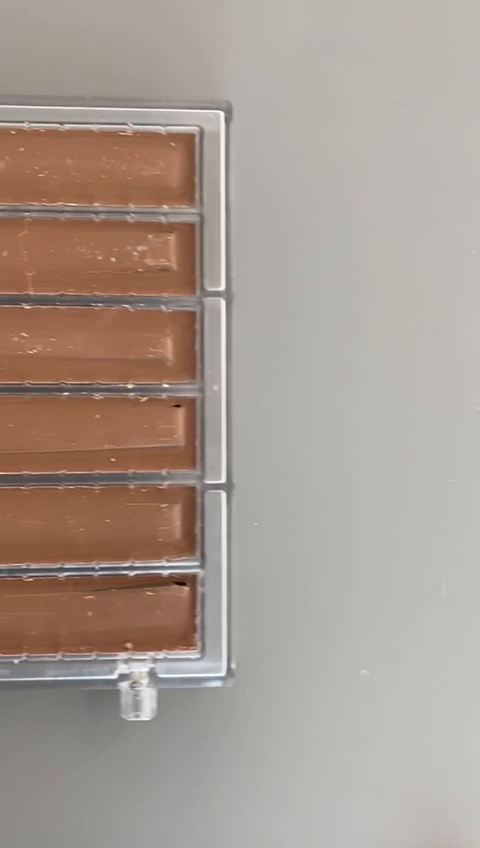
#> input picture frame 47 of color/figures/convey.mp4, 480 x 848 px
$ python camera-test.py
#> lines starting #> are read from the running program, lines starting #| are printed output that depends on the picture; after the words box and inside, x2 and y2 are one past the last pixel; in counts of white or black regions, pixels touching at a corner belong together; long printed decimals are rounded
# OpenCV_test_3.py

# this program tracks a red ball
# (no motor control is performed to move the camera, we will get to that later in the tutorial)

import os

import cv2
import numpy as np
import time


###################################################################################################
def main():
    # capWebcam = cv2.VideoCapture(0)  # declare a VideoCapture object and associate to webcam, 0 => use 1st webcam
    capWebcam = cv2.VideoCapture('figures/convey.mp4')

    # show original resolution
    print("default resolution = " + str(capWebcam.get(cv2.CAP_PROP_FRAME_WIDTH)) + "x" + str(
        capWebcam.get(cv2.CAP_PROP_FRAME_HEIGHT)))

    capWebcam.set(cv2.CAP_PROP_FRAME_WIDTH, 320.0)  # change resolution to 320x240 for faster processing
    capWebcam.set(cv2.CAP_PROP_FRAME_HEIGHT, 240.0)

    # show updated resolution
    print("updated resolution = " + str(capWebcam.get(cv2.CAP_PROP_FRAME_WIDTH)) + "x" + str(
        capWebcam.get(cv2.CAP_PROP_FRAME_HEIGHT)))

    if capWebcam.isOpened() == False:  # check if VideoCapture object was associated to webcam successfully
        print("error: capWebcam not accessed successfully\n\n")  # if not, print error message to std out
        os.system("pause")  # pause until user presses a key so user can see error message
        return  # and exit function (which exits program)
    # end if
    while cv2.waitKey(1) != 27 or capWebcam.isOpened():  # until the Esc key is pressed or webcam connection is lost
#> (key Esc is pressed here)
        blnFrameReadSuccessfully, imgOriginal = capWebcam.read()  # read next frame
#> imgOriginal is the input picture: shape (848, 480, 3); mean B, G, R 145.5, 155, 168.7

        if not blnFrameReadSuccessfully or imgOriginal is None:  # if frame was not read successfully
            print("error: frame not read from webcam\n")  # print error message to std out
            os.system("pause")  # pause until user presses a key so user can see error message
            break  # exit while loop (which exits program)
        # end if

        imgHSV = cv2.cvtColor(imgOriginal, cv2.COLOR_BGR2HSV)
#> imgHSV: shape (848, 480, 3); mean H, S, V 19.2, 39.1, 168.8

        imgThreshLow = cv2.inRange(imgHSV, np.array([0, 135, 135]), np.array([18, 255, 255]))
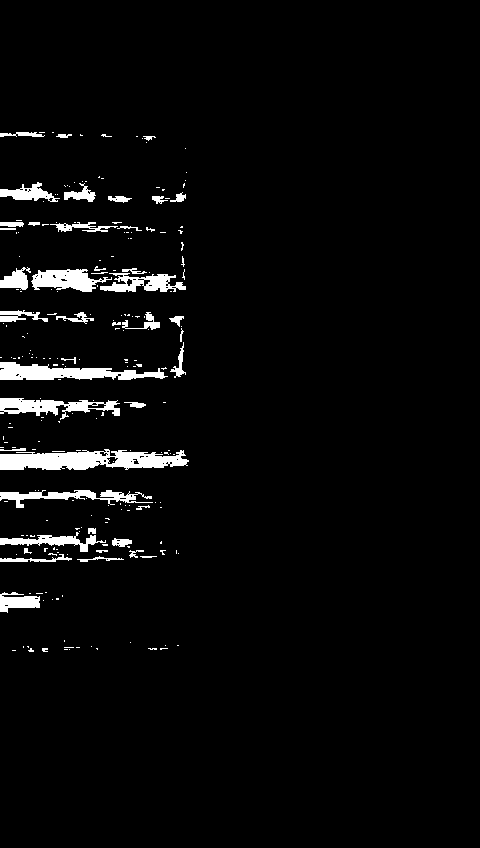
#> imgThreshLow: shape (848, 480); 3.6% white; 229 white regions (183 under 20 px), largest, box (x1, y1, x2, y2) and area: (0, 449, 189, 470) 2723, (0, 362, 168, 380) 1733, (0, 398, 120, 420) 1249
        imgThreshHigh = cv2.inRange(imgHSV, np.array([130, 135, 135]), np.array([179, 255, 255]))
#> imgThreshHigh: shape (848, 480); every value is 0
        sharpen_kernel = np.array([[-1,-1,-1],[-1,10,-1],[-1,-1,-1]])
        sharpen = cv2.filter2D(imgHSV,-1, sharpen_kernel)
#> sharpen: shape (848, 480, 3); mean H, S, V 37.6, 75.1, 250.5

        imgThresh = cv2.add(imgThreshLow, imgThreshHigh)

        imgThresh = cv2.GaussianBlur(imgThresh, (3, 3), 2)

        imgThresh = cv2.dilate(imgThresh, np.ones((5, 5), np.uint8))
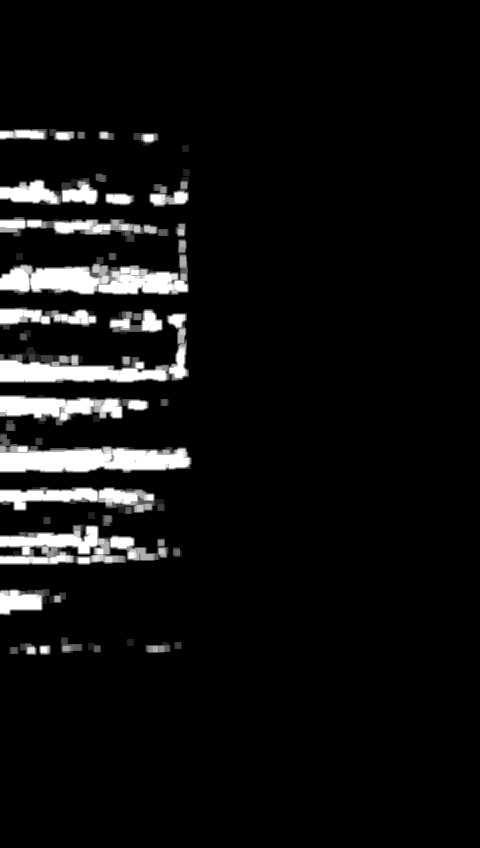
#> imgThresh: shape (848, 480); min 0, max 255, mean 16.5
        imgThresh = cv2.erode(imgThresh, np.ones((5, 5), np.uint8))
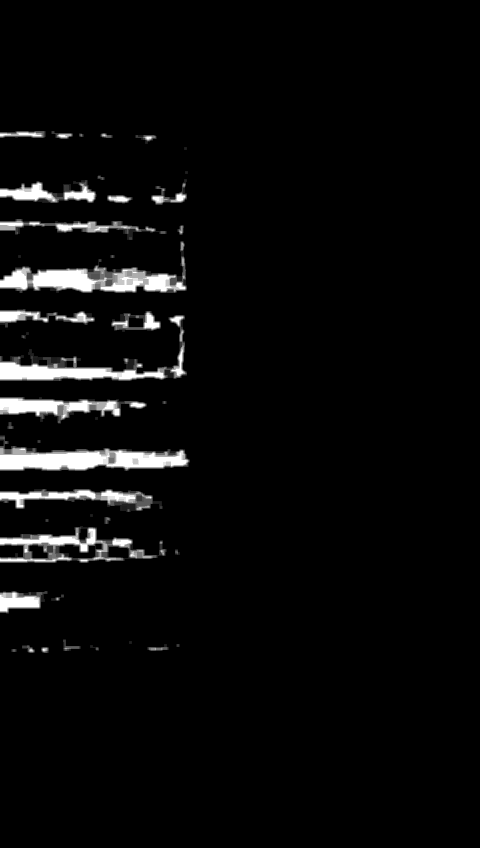
#> imgThresh: shape (848, 480); min 0, max 255, mean 10.1

        intRows, intColumns = imgThresh.shape
#> intRows = 848; intColumns = 480

        circles = cv2.HoughCircles(imgThresh, cv2.HOUGH_GRADIENT, 5,
                                   intRows / 4)  # fill variable circles with all circles in the processed image
#> circles = [[442.5, 507.5, 413], [107.5, 347.5, 73.5], [452.5, 262.5, 432], [47.5, 797.5, 262.5], [227.5, 547.5, 188.5], [27.5, 7.5, 281], [257.5, 847.5, 359], [437.5, 37.5, 422], [247.5, 132.5, 214]]

        if circles is not None:  # this line is necessary to keep program from crashing on next line if no circles were found
            for circle in circles[0]:  # for each circle
                x, y, radius = circle  # break out x, y, and radius
                print("ball position x = " + str(x) + ", y = " + str(y) + ", radius = " + str(
                    radius))  # print ball position and radius
                cv2.circle(imgOriginal, (x, y), 3, (0, 255, 0),
                           -1)  # draw small green circle at center of detected object
                cv2.circle(imgOriginal, (x, y), radius, (0, 0, 255), 3)  # draw red circle around the detected object
#> this loop made 9 passes
#| ball position x = 442.5, y = 507.5, radius = 413.0
#| ball position x = 107.5, y = 347.5, radius = 73.5
#| ball position x = 452.5, y = 262.5, radius = 432.0
#| ball position x = 47.5, y = 797.5, radius = 262.5
#| ball position x = 227.5, y = 547.5, radius = 188.5
#| ball position x = 27.5, y = 7.5, radius = 281.0
#| ball position x = 257.5, y = 847.5, radius = 359.0
#| ball position x = 437.5, y = 37.5, radius = 422.0
#> (further printed lines are left out)
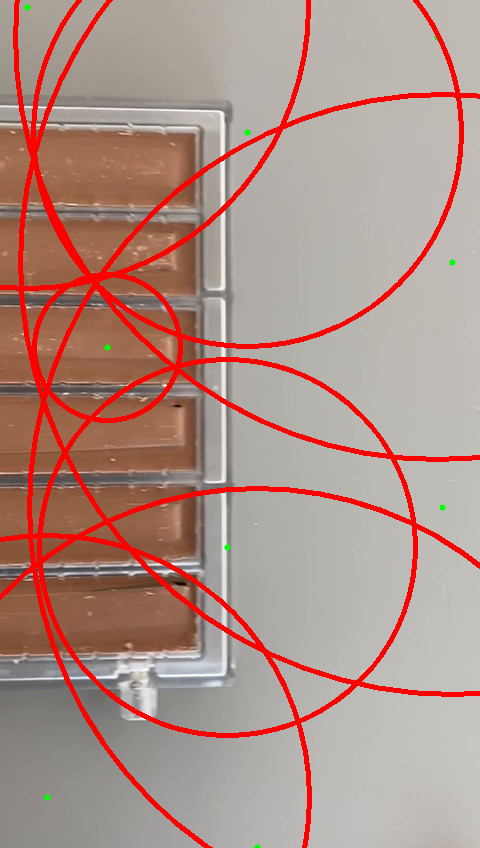
#> imgOriginal: shape (848, 480, 3); 8.11% of pixels changed, all inside (x1, y1, x2, y2) = (0, 0, 480, 848)
                # end for
        # end if
        boundaries = [
            ([17, 15, 100], [50, 56, 200]),
            ([86, 31, 4], [220, 88, 50]),
            ([25, 146, 190], [62, 174, 250]),
            ([103, 86, 65], [145, 133, 128])
        ]

    # 42,41,41
    #
        lower = np.array([0, 0, 0], dtype = "uint8")
        upper = np.array([65, 54, 49], dtype = "uint8")


        ################################################################
        # HERE IS THE GOOD STUFF TO TRY TO DETECT BLACK PIXELS
        ret, frame = capWebcam.read()
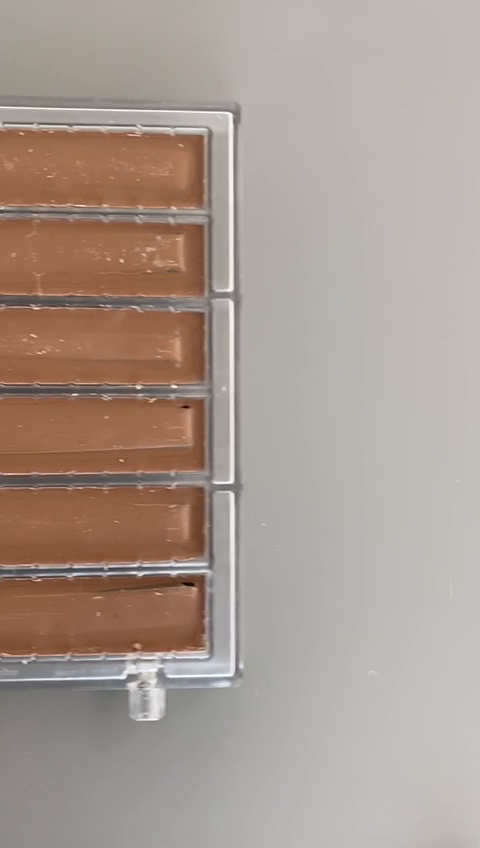
#> input picture frame 48 of color/figures/convey.mp4, 480 x 848 px
#> frame is the input picture: shape (848, 480, 3); mean B, G, R 144.8, 154.6, 168.7
        hsv=cv2.cvtColor(frame, cv2.COLOR_BGR2HSV)
#> hsv: shape (848, 480, 3); mean H, S, V 19.3, 40.2, 168.9

        all_pixels = cv2.inRange(frame, np.array([0, 0, 0], dtype = "uint8"), np.array([255, 255, 255], dtype = "uint8"))
#> all_pixels: shape (848, 480); every value is 255
        total_pixel_num = float(cv2.countNonZero(all_pixels))
#> total_pixel_num = 407040

        mask = cv2.inRange(hsv, lower, upper)

        # print("hry", total_pixel_num)

        output = cv2.bitwise_and(hsv, hsv, mask = mask)
#> output: shape (848, 480, 3); every value is 0
        #cv2.imshow("images", np.hstack([hsv, output]))
        licorice = float(cv2.countNonZero(mask))
#> licorice = 0

        # print("dsfe ", licorice)
        print("Pixel ratio: ", float(licorice/total_pixel_num))
#| Pixel ratio:  0.0

        ratio = mask.size/hsv.size
#> ratio = 0.333
        print(ratio)
#| 0.3333
        cv2.imshow("imagesssss", mask)
        # [35 lines of commented-out code are left out]

        cv2.namedWindow("imgOriginal", cv2.WINDOW_NORMAL)  # create windows, use WINDOW_AUTOSIZE for a fixed window size
            # cv2.namedWindow("imgThresh", cv2.WINDOW_NORMAL)  # or use WINDOW_NORMAL to allow window resizing
            # cv2.namedWindow("sharpen", cv2.WINDOW_NORMAL)  # or use WINDOW_NORMAL to allow window

        cv2.imshow("imgOriginal", imgOriginal)  # show windows
            # cv2.imshow("imgThresh", imgThresh)
        # cv2.imshow('sharpen',sharpen)

    # end while

    cv2.destroyAllWindows()  # remove windows from memory

    return


main()
#> (key Enter is pressed here)
